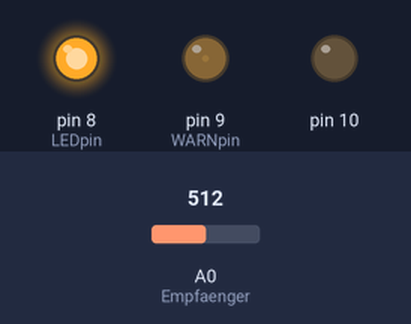
The sketch below on a simulated Arduino Uno, built for the host (arithmetic inside an expression is 32-bit, double 64-bit). Shown: output pins drawn as LEDs (lit = HIGH). The inputs (shaded band) are chosen by the test bench; at power-on: A0 (Empfaenger) = 512. The local clock reads 2024-03-15 10:24:30 at power-on unless the sketch sets it; storage starts empty.

Above: at 5.7 s.
5.8 s: A0 (Empfaenger) set to 64
7.3 s: A0 (Empfaenger) set to 54
At 8.4 s:
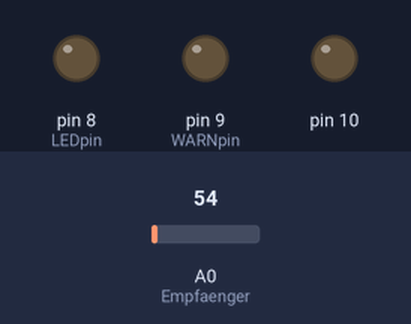
8.8 s: A0 (Empfaenger) set to 70
At 9.7 s:
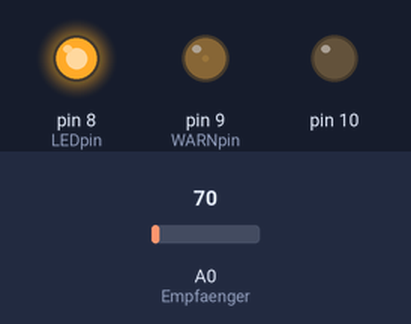
10.3 s: A0 (Empfaenger) set to 50
At 11.6 s:
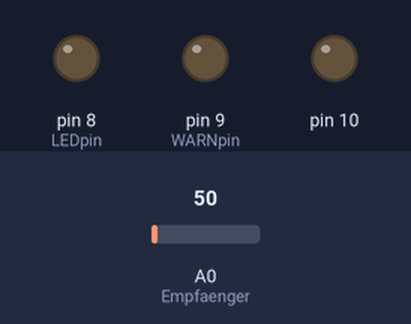
Timing chart, 0 to 12.8 s (numbered marks = the images above; inputs shaded):
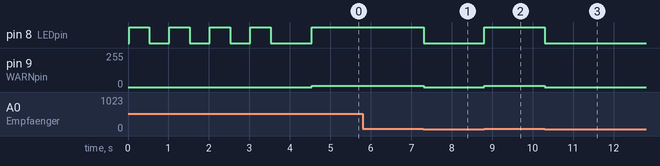

Measured:
- the behaviour switches between 61 and 60 on A0 (Empfaenger) (found by bisection; images 0 and 1)
- after the input at 5.8 s, every drawn part: stays the same
- after the input at 7.3 s, pin 8 (LEDpin): HIGH → LOW at once; pin 9 (WARNpin): 10/255 → 0/255 at once
- after the input at 8.8 s, pin 8 (LEDpin): LOW → HIGH at once; pin 9 (WARNpin): 0/255 → 10/255 at once
- after the input at 10.3 s, pin 8 (LEDpin): HIGH → LOW at once; pin 9 (WARNpin): 10/255 → 0/255 at once

The sketch:

Lightbeam.ino
```cpp
//----------------------
#include <SPI.h>
#include <SD.h>
#include <Wire.h>
#include <Sodaq_DS3231.h>


const int chipSelect = 4;
File datei;

int Empfaenger = A0;
int LEDpin = 8;
int WARNpin = 9;
int Wert;

void setup() {
  pinMode(LEDpin, OUTPUT);
  pinMode(WARNpin, OUTPUT);
  pinMode(Empfaenger, INPUT);

  SD.begin(chipSelect);
  rtc.begin();
  //DateTime dt(__DATE__, __TIME__); // First enable this line, upload the sketch, then comment it out and upload it again
  //rtc.setDateTime(dt); // First enable this line, upload the sketch, then comment it out and upload it again
  pinMode(SS, OUTPUT);

  datei = SD.open("batbox.log", O_CREAT | O_APPEND | O_WRITE);

{ if (!datei) {

      digitalWrite(WARNpin, HIGH);
      delay(100);
      digitalWrite(WARNpin, LOW);
      delay(500);
      digitalWrite(WARNpin, HIGH);
      delay(100);
      digitalWrite(WARNpin, LOW);
      delay(500);
      digitalWrite(WARNpin, HIGH);
      delay(100);
      digitalWrite(WARNpin, LOW);
      delay(500);
      digitalWrite(WARNpin, HIGH);
      delay(100);
      digitalWrite(WARNpin, LOW);
      delay(500);
      digitalWrite(WARNpin, HIGH);
      delay(100);
      digitalWrite(WARNpin, LOW);
      delay(500);
      digitalWrite(WARNpin, HIGH);
      delay(100);
      digitalWrite(WARNpin, LOW);
      delay(500);
      digitalWrite(WARNpin, HIGH);
      delay(100);
      digitalWrite(WARNpin, LOW);
      delay(500);
      digitalWrite(WARNpin, HIGH);
      delay(100);
      digitalWrite(WARNpin, LOW);


      delay(1000);
    }
    else {

      digitalWrite(LEDpin, HIGH);
      delay(500);
      digitalWrite(LEDpin, LOW);
      delay(500);
      digitalWrite(LEDpin, HIGH);
      delay(500);
      digitalWrite(LEDpin, LOW);
      delay(500);
      digitalWrite(LEDpin, HIGH);
      delay(500);
      digitalWrite(LEDpin, LOW);
      delay(500);
      digitalWrite(LEDpin, HIGH);
      delay(500);
      digitalWrite(LEDpin, LOW);

      delay(1000);
    }
  }

  datei.close();


  datei = SD.open("batbox.log", O_CREAT | O_APPEND | O_WRITE);
  datei.println("Date,Time,Light_Beam,Others");
  uhrzeit_SD();
  datei.print(",,");
  datei.println("started");
  datei.close();

}


void uhrzeit_SD()
{
  DateTime now = rtc.now();

  if (now.date() < 10) datei.print("0");
  datei.print(now.date());
  datei.print('.');
  if (now.month() < 10) datei.print("0");
  datei.print(now.month());
  datei.print('.');
  datei.print(now.year());
  datei.print(',');
  if (now.hour() < 10) datei.print("0");
  datei.print(now.hour());
  datei.print(":");
  if (now.minute() < 10) datei.print("0");
  datei.print(now.minute());
  datei.print(":");
  if (now.second() < 10) datei.print("0");
  datei.print(now.second());
}


void loop() {
  Wert = analogRead(Empfaenger);
  if (Wert > 60)
  {
    digitalWrite(LEDpin, HIGH);
    analogWrite(WARNpin, 10);

    datei = SD.open("batbox.log", O_CREAT | O_APPEND | O_WRITE);
    uhrzeit_SD();
    datei.print(",");
    datei.print("interruption");
    datei.println(",");

    datei.close();
  }
  else
  {
    digitalWrite(LEDpin, LOW);
    digitalWrite(WARNpin, LOW);
  }
}
```
